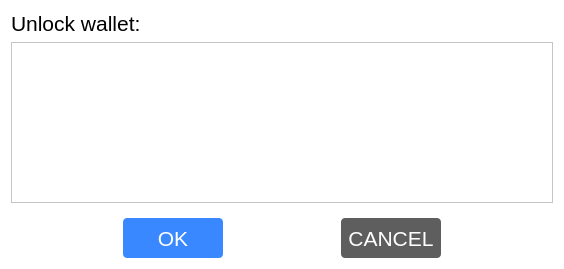
<?xml version="1.0" encoding="UTF-8"?>
<ui version="4.0">
 <class>UnlockWalletDialog</class>
 <widget class="QDialog" name="UnlockWalletDialog">
  <property name="geometry">
   <rect>
    <x>0</x>
    <y>0</y>
    <width>564</width>
    <height>269</height>
   </rect>
  </property>
  <property name="windowTitle">
   <string>Unlock wallet</string>
  </property>
  <property name="styleSheet">
   <string notr="true">background-color: rgb(255, 255, 255);</string>
  </property>
  <layout class="QVBoxLayout" name="verticalLayout">
   <item>
    <layout class="QHBoxLayout" name="horizontalLayout">
     <item>
      <widget class="QLabel" name="label">
       <property name="font">
        <font>
         <family>Arial</family>
         <pointsize>16</pointsize>
        </font>
       </property>
       <property name="text">
        <string>Unlock wallet:</string>
       </property>
      </widget>
     </item>
     <item>
      <widget class="QLabel" name="labelWalletName">
       <property name="font">
        <font>
         <family>Arial</family>
         <pointsize>16</pointsize>
        </font>
       </property>
       <property name="text">
        <string/>
       </property>
      </widget>
     </item>
     <item>
      <spacer name="horizontalSpacer">
       <property name="orientation">
        <enum>Qt::Horizontal</enum>
       </property>
       <property name="sizeHint" stdset="0">
        <size>
         <width>40</width>
         <height>20</height>
        </size>
       </property>
      </spacer>
     </item>
    </layout>
   </item>
   <item>
    <widget class="QTextEdit" name="textEditPasswd">
     <property name="font">
      <font>
       <family>Arial</family>
       <pointsize>14</pointsize>
      </font>
     </property>
    </widget>
   </item>
   <item>
    <spacer name="verticalSpacer">
     <property name="orientation">
      <enum>Qt::Vertical</enum>
     </property>
     <property name="sizeHint" stdset="0">
      <size>
       <width>20</width>
       <height>40</height>
      </size>
     </property>
    </spacer>
   </item>
   <item>
    <layout class="QHBoxLayout" name="horizontalLayout_2">
     <item>
      <widget class="QPushButton" name="pushButtonOk">
       <property name="minimumSize">
        <size>
         <width>100</width>
         <height>40</height>
        </size>
       </property>
       <property name="maximumSize">
        <size>
         <width>100</width>
         <height>40</height>
        </size>
       </property>
       <property name="font">
        <font>
         <family>Arial</family>
         <pointsize>16</pointsize>
        </font>
       </property>
       <property name="styleSheet">
        <string notr="true">background-color: rgb(57, 136, 255);
color: rgb(255, 255, 255);
border-radius: 4px;</string>
       </property>
       <property name="text">
        <string>OK</string>
       </property>
      </widget>
     </item>
     <item>
      <widget class="QPushButton" name="pushButtonCancel">
       <property name="minimumSize">
        <size>
         <width>100</width>
         <height>40</height>
        </size>
       </property>
       <property name="maximumSize">
        <size>
         <width>100</width>
         <height>40</height>
        </size>
       </property>
       <property name="font">
        <font>
         <family>Arial</family>
         <pointsize>16</pointsize>
        </font>
       </property>
       <property name="styleSheet">
        <string notr="true">color: rgb(255, 255, 255);
background-color: rgba(95, 94, 94, 1);
border-radius: 4px;</string>
       </property>
       <property name="text">
        <string>CANCEL</string>
       </property>
      </widget>
     </item>
    </layout>
   </item>
  </layout>
 </widget>
 <resources/>
 <connections/>
</ui>
